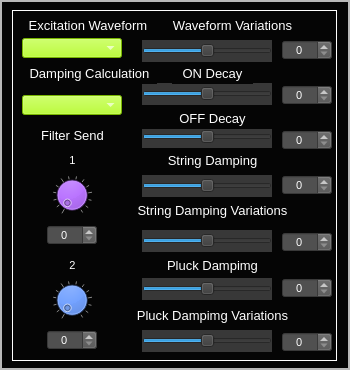
    <widget class="QFrame" name="frame_AnalogSynthSources_KarplusString">
     <property name="geometry">
      <rect>
       <x>240</x>
       <y>580</y>
       <width>350</width>
       <height>370</height>
      </rect>
     </property>
     <property name="styleSheet">
      <string notr="true">background-color: rgb(5, 5, 5);</string>
     </property>
     <property name="frameShape">
      <enum>QFrame::Box</enum>
     </property>
     <property name="frameShadow">
      <enum>QFrame::Raised</enum>
     </property>
     <property name="lineWidth">
      <number>0</number>
     </property>
     <property name="midLineWidth">
      <number>2</number>
     </property>
     <widget class="CustomFrame" name="frame_KarplusStringAll">
      <property name="geometry">
       <rect>
        <x>12</x>
        <y>10</y>
        <width>325</width>
        <height>351</height>
       </rect>
      </property>
      <property name="styleSheet">
       <string notr="true">color: rgb(255, 255, 255);</string>
      </property>
      <property name="frameShape">
       <enum>QFrame::Panel</enum>
      </property>
      <property name="frameShadow">
       <enum>QFrame::Plain</enum>
      </property>
      <property name="lineWidth">
       <number>1</number>
      </property>
      <property name="midLineWidth">
       <number>1</number>
      </property>
      <widget class="QLabel" name="label_155">
       <property name="geometry">
        <rect>
         <x>6</x>
         <y>5</y>
         <width>140</width>
         <height>21</height>
        </rect>
       </property>
       <property name="font">
        <font>
         <pointsize>10</pointsize>
        </font>
       </property>
       <property name="styleSheet">
        <string notr="true">color: rgb(255, 255, 255);</string>
       </property>
       <property name="text">
        <string>Excitation Waveform</string>
       </property>
       <property name="alignment">
        <set>Qt::AlignCenter</set>
       </property>
      </widget>
      <widget class="QSpinBox" name="spinBox_KarplusSynth_SendFilter2">
       <property name="geometry">
        <rect>
         <x>35</x>
         <y>320</y>
         <width>50</width>
         <height>20</height>
        </rect>
       </property>
       <property name="font">
        <font>
         <pointsize>8</pointsize>
        </font>
       </property>
       <property name="focusPolicy">
        <enum>Qt::NoFocus</enum>
       </property>
       <property name="styleSheet">
        <string notr="true">background-color: rgb(80,80,80);
color: rgb(255, 255, 255);</string>
       </property>
       <property name="alignment">
        <set>Qt::AlignCenter</set>
       </property>
       <property name="readOnly">
        <bool>false</bool>
       </property>
       <property name="accelerated">
        <bool>true</bool>
       </property>
       <property name="maximum">
        <number>100</number>
       </property>
       <property name="value">
        <number>0</number>
       </property>
      </widget>
      <widget class="CustomDial" name="dial_KarplusSynth_SendFilter2">
       <property name="geometry">
        <rect>
         <x>40</x>
         <y>270</y>
         <width>40</width>
         <height>40</height>
        </rect>
       </property>
       <property name="focusPolicy">
        <enum>Qt::NoFocus</enum>
       </property>
       <property name="styleSheet">
        <string notr="true">background-color: rgb(0, 85, 255);</string>
       </property>
       <property name="maximum">
        <number>100</number>
       </property>
       <property name="value">
        <number>0</number>
       </property>
       <property name="wrapping">
        <bool>false</bool>
       </property>
       <property name="notchTarget">
        <double>8.000000000000000</double>
       </property>
       <property name="notchesVisible">
        <bool>true</bool>
       </property>
      </widget>
      <widget class="QSpinBox" name="spinBox_KarplusSynth_SendFilter1">
       <property name="geometry">
        <rect>
         <x>35</x>
         <y>215</y>
         <width>50</width>
         <height>20</height>
        </rect>
       </property>
       <property name="font">
        <font>
         <pointsize>8</pointsize>
        </font>
       </property>
       <property name="focusPolicy">
        <enum>Qt::NoFocus</enum>
       </property>
       <property name="styleSheet">
        <string notr="true">background-color: rgb(80,80,80);
color: rgb(255, 255, 255);</string>
       </property>
       <property name="alignment">
        <set>Qt::AlignCenter</set>
       </property>
       <property name="readOnly">
        <bool>false</bool>
       </property>
       <property name="accelerated">
        <bool>true</bool>
       </property>
       <property name="maximum">
        <number>100</number>
       </property>
       <property name="value">
        <number>0</number>
       </property>
      </widget>
      <widget class="QLabel" name="label_162">
       <property name="geometry">
        <rect>
         <x>15</x>
         <y>115</y>
         <width>91</width>
         <height>21</height>
        </rect>
       </property>
       <property name="font">
        <font>
         <pointsize>10</pointsize>
        </font>
       </property>
       <property name="text">
        <string>Filter Send</string>
       </property>
       <property name="alignment">
        <set>Qt::AlignCenter</set>
       </property>
      </widget>
      <widget class="CustomDial" name="dial_KarplusSynth_SendFilter1">
       <property name="geometry">
        <rect>
         <x>40</x>
         <y>165</y>
         <width>40</width>
         <height>40</height>
        </rect>
       </property>
       <property name="focusPolicy">
        <enum>Qt::NoFocus</enum>
       </property>
       <property name="styleSheet">
        <string notr="true">background-color: rgb(170, 85, 255);</string>
       </property>
       <property name="maximum">
        <number>100</number>
       </property>
       <property name="value">
        <number>0</number>
       </property>
       <property name="wrapping">
        <bool>false</bool>
       </property>
       <property name="notchTarget">
        <double>8.000000000000000</double>
       </property>
       <property name="notchesVisible">
        <bool>true</bool>
       </property>
      </widget>
      <widget class="QLabel" name="label_167">
       <property name="geometry">
        <rect>
         <x>50</x>
         <y>135</y>
         <width>21</width>
         <height>31</height>
        </rect>
       </property>
       <property name="font">
        <font>
         <pointsize>8</pointsize>
        </font>
       </property>
       <property name="styleSheet">
        <string notr="true">color: rgb(255, 255, 255);</string>
       </property>
       <property name="text">
        <string>1</string>
       </property>
       <property name="alignment">
        <set>Qt::AlignCenter</set>
       </property>
      </widget>
      <widget class="QLabel" name="label_168">
       <property name="geometry">
        <rect>
         <x>50</x>
         <y>240</y>
         <width>21</width>
         <height>31</height>
        </rect>
       </property>
       <property name="font">
        <font>
         <pointsize>8</pointsize>
        </font>
       </property>
       <property name="styleSheet">
        <string notr="true">color: rgb(255, 255, 255);</string>
       </property>
       <property name="text">
        <string>2</string>
       </property>
       <property name="alignment">
        <set>Qt::AlignCenter</set>
       </property>
      </widget>
      <widget class="CustomHorizontalSlider" name="horizontalSlider_KarplusSynth_WaveformVariations">
       <property name="geometry">
        <rect>
         <x>130</x>
         <y>30</y>
         <width>130</width>
         <height>22</height>
        </rect>
       </property>
       <property name="focusPolicy">
        <enum>Qt::NoFocus</enum>
       </property>
       <property name="styleSheet">
        <string notr="true">background-color: rgb(56, 56, 56);</string>
       </property>
       <property name="minimum">
        <number>5</number>
       </property>
       <property name="maximum">
        <number>95</number>
       </property>
       <property name="value">
        <number>50</number>
       </property>
       <property name="orientation">
        <enum>Qt::Horizontal</enum>
       </property>
       <property name="tickPosition">
        <enum>QSlider::NoTicks</enum>
       </property>
       <property name="tickInterval">
        <number>10</number>
       </property>
      </widget>
      <widget class="CustomHorizontalSlider" name="horizontalSlider_KarplusSynth_PluckDampingVariations">
       <property name="geometry">
        <rect>
         <x>130</x>
         <y>320</y>
         <width>130</width>
         <height>22</height>
        </rect>
       </property>
       <property name="focusPolicy">
        <enum>Qt::NoFocus</enum>
       </property>
       <property name="styleSheet">
        <string notr="true">background-color: rgb(56, 56, 56);</string>
       </property>
       <property name="minimum">
        <number>5</number>
       </property>
       <property name="maximum">
        <number>95</number>
       </property>
       <property name="value">
        <number>50</number>
       </property>
       <property name="orientation">
        <enum>Qt::Horizontal</enum>
       </property>
       <property name="tickPosition">
        <enum>QSlider::NoTicks</enum>
       </property>
       <property name="tickInterval">
        <number>10</number>
       </property>
      </widget>
      <widget class="CustomHorizontalSlider" name="horizontalSlider_KarplusSynth_PluckDamping">
       <property name="geometry">
        <rect>
         <x>130</x>
         <y>268</y>
         <width>130</width>
         <height>22</height>
        </rect>
       </property>
       <property name="focusPolicy">
        <enum>Qt::NoFocus</enum>
       </property>
       <property name="styleSheet">
        <string notr="true">background-color: rgb(56, 56, 56);</string>
       </property>
       <property name="minimum">
        <number>5</number>
       </property>
       <property name="maximum">
        <number>95</number>
       </property>
       <property name="value">
        <number>50</number>
       </property>
       <property name="orientation">
        <enum>Qt::Horizontal</enum>
       </property>
       <property name="tickPosition">
        <enum>QSlider::NoTicks</enum>
       </property>
       <property name="tickInterval">
        <number>10</number>
       </property>
      </widget>
      <widget class="CustomHorizontalSlider" name="horizontalSlider_KarplusSynth_StringDampingVariations">
       <property name="geometry">
        <rect>
         <x>130</x>
         <y>220</y>
         <width>130</width>
         <height>22</height>
        </rect>
       </property>
       <property name="focusPolicy">
        <enum>Qt::NoFocus</enum>
       </property>
       <property name="styleSheet">
        <string notr="true">background-color: rgb(56, 56, 56);</string>
       </property>
       <property name="minimum">
        <number>5</number>
       </property>
       <property name="maximum">
        <number>95</number>
       </property>
       <property name="value">
        <number>50</number>
       </property>
       <property name="orientation">
        <enum>Qt::Horizontal</enum>
       </property>
       <property name="tickPosition">
        <enum>QSlider::NoTicks</enum>
       </property>
       <property name="tickInterval">
        <number>10</number>
       </property>
      </widget>
      <widget class="CustomHorizontalSlider" name="horizontalSlider_KarplusSynth_StringDamping">
       <property name="geometry">
        <rect>
         <x>130</x>
         <y>165</y>
         <width>130</width>
         <height>22</height>
        </rect>
       </property>
       <property name="focusPolicy">
        <enum>Qt::NoFocus</enum>
       </property>
       <property name="styleSheet">
        <string notr="true">background-color: rgb(56, 56, 56);</string>
       </property>
       <property name="minimum">
        <number>5</number>
       </property>
       <property name="maximum">
        <number>95</number>
       </property>
       <property name="value">
        <number>50</number>
       </property>
       <property name="orientation">
        <enum>Qt::Horizontal</enum>
       </property>
       <property name="tickPosition">
        <enum>QSlider::NoTicks</enum>
       </property>
       <property name="tickInterval">
        <number>10</number>
       </property>
      </widget>
      <widget class="CustomHorizontalSlider" name="horizontalSlider_KarplusSynth_OffDecay">
       <property name="geometry">
        <rect>
         <x>130</x>
         <y>116</y>
         <width>130</width>
         <height>22</height>
        </rect>
       </property>
       <property name="focusPolicy">
        <enum>Qt::NoFocus</enum>
       </property>
       <property name="styleSheet">
        <string notr="true">background-color: rgb(56, 56, 56);</string>
       </property>
       <property name="minimum">
        <number>5</number>
       </property>
       <property name="maximum">
        <number>95</number>
       </property>
       <property name="value">
        <number>50</number>
       </property>
       <property name="orientation">
        <enum>Qt::Horizontal</enum>
       </property>
       <property name="tickPosition">
        <enum>QSlider::NoTicks</enum>
       </property>
       <property name="tickInterval">
        <number>10</number>
       </property>
      </widget>
      <widget class="CustomHorizontalSlider" name="horizontalSlider_KarplusSynth_OnDecay">
       <property name="geometry">
        <rect>
         <x>130</x>
         <y>73</y>
         <width>130</width>
         <height>22</height>
        </rect>
       </property>
       <property name="focusPolicy">
        <enum>Qt::NoFocus</enum>
       </property>
       <property name="styleSheet">
        <string notr="true">background-color: rgb(56, 56, 56);</string>
       </property>
       <property name="minimum">
        <number>5</number>
       </property>
       <property name="maximum">
        <number>95</number>
       </property>
       <property name="value">
        <number>50</number>
       </property>
       <property name="orientation">
        <enum>Qt::Horizontal</enum>
       </property>
       <property name="tickPosition">
        <enum>QSlider::NoTicks</enum>
       </property>
       <property name="tickInterval">
        <number>10</number>
       </property>
      </widget>
      <widget class="CustomComboBox" name="comboBox_KarplusSynth_CalculationMode">
       <property name="geometry">
        <rect>
         <x>10</x>
         <y>85</y>
         <width>100</width>
         <height>20</height>
        </rect>
       </property>
       <property name="font">
        <font>
         <pointsize>8</pointsize>
        </font>
       </property>
       <property name="focusPolicy">
        <enum>Qt::NoFocus</enum>
       </property>
       <property name="styleSheet">
        <string notr="true">selection-background-color: rgb(255, 0, 0);
border-color: rgb(0, 0, 0);
background-color: rgb(170, 255, 0);
</string>
       </property>
       <property name="currentText">
        <string/>
       </property>
       <property name="currentIndex">
        <number>-1</number>
       </property>
       <property name="maxVisibleItems">
        <number>4</number>
       </property>
      </widget>
      <widget class="CustomComboBox" name="comboBox_KarplusSynth_ExcitationWaveform">
       <property name="geometry">
        <rect>
         <x>10</x>
         <y>28</y>
         <width>100</width>
         <height>20</height>
        </rect>
       </property>
       <property name="font">
        <font>
         <pointsize>8</pointsize>
        </font>
       </property>
       <property name="focusPolicy">
        <enum>Qt::NoFocus</enum>
       </property>
       <property name="styleSheet">
        <string notr="true">selection-background-color: rgb(255, 0, 0);
border-color: rgb(0, 0, 0);
background-color: rgb(170, 255, 0);
</string>
       </property>
       <property name="currentText">
        <string/>
       </property>
       <property name="currentIndex">
        <number>-1</number>
       </property>
       <property name="maxVisibleItems">
        <number>4</number>
       </property>
      </widget>
      <widget class="QLabel" name="label_174">
       <property name="geometry">
        <rect>
         <x>10</x>
         <y>53</y>
         <width>135</width>
         <height>21</height>
        </rect>
       </property>
       <property name="font">
        <font>
         <pointsize>10</pointsize>
        </font>
       </property>
       <property name="styleSheet">
        <string notr="true">color: rgb(255, 255, 255);</string>
       </property>
       <property name="text">
        <string>Damping Calculation</string>
       </property>
       <property name="alignment">
        <set>Qt::AlignCenter</set>
       </property>
      </widget>
      <widget class="QLabel" name="label_175">
       <property name="geometry">
        <rect>
         <x>150</x>
         <y>5</y>
         <width>141</width>
         <height>21</height>
        </rect>
       </property>
       <property name="font">
        <font>
         <pointsize>10</pointsize>
        </font>
       </property>
       <property name="styleSheet">
        <string notr="true">color: rgb(255, 255, 255);</string>
       </property>
       <property name="text">
        <string>Waveform Variations</string>
       </property>
       <property name="alignment">
        <set>Qt::AlignCenter</set>
       </property>
      </widget>
      <widget class="QLabel" name="label_176">
       <property name="geometry">
        <rect>
         <x>160</x>
         <y>53</y>
         <width>81</width>
         <height>21</height>
        </rect>
       </property>
       <property name="font">
        <font>
         <pointsize>10</pointsize>
        </font>
       </property>
       <property name="styleSheet">
        <string notr="true">color: rgb(255, 255, 255);</string>
       </property>
       <property name="text">
        <string>ON Decay</string>
       </property>
       <property name="alignment">
        <set>Qt::AlignCenter</set>
       </property>
      </widget>
      <widget class="QSpinBox" name="spinBox_KarplusSynth_WaveformVariations">
       <property name="geometry">
        <rect>
         <x>270</x>
         <y>30</y>
         <width>50</width>
         <height>20</height>
        </rect>
       </property>
       <property name="font">
        <font>
         <pointsize>8</pointsize>
        </font>
       </property>
       <property name="focusPolicy">
        <enum>Qt::NoFocus</enum>
       </property>
       <property name="styleSheet">
        <string notr="true">background-color: rgb(80,80,80);
color: rgb(255, 255, 255);</string>
       </property>
       <property name="alignment">
        <set>Qt::AlignCenter</set>
       </property>
       <property name="readOnly">
        <bool>false</bool>
       </property>
       <property name="accelerated">
        <bool>true</bool>
       </property>
       <property name="maximum">
        <number>100</number>
       </property>
       <property name="value">
        <number>0</number>
       </property>
      </widget>
      <widget class="QLabel" name="label_177">
       <property name="geometry">
        <rect>
         <x>110</x>
         <y>295</y>
         <width>181</width>
         <height>21</height>
        </rect>
       </property>
       <property name="font">
        <font>
         <pointsize>10</pointsize>
        </font>
       </property>
       <property name="styleSheet">
        <string notr="true">color: rgb(255, 255, 255);</string>
       </property>
       <property name="text">
        <string>Pluck Dampimg Variations</string>
       </property>
       <property name="alignment">
        <set>Qt::AlignCenter</set>
       </property>
      </widget>
      <widget class="QLabel" name="label_178">
       <property name="geometry">
        <rect>
         <x>130</x>
         <y>98</y>
         <width>141</width>
         <height>21</height>
        </rect>
       </property>
       <property name="font">
        <font>
         <pointsize>10</pointsize>
        </font>
       </property>
       <property name="styleSheet">
        <string notr="true">color: rgb(255, 255, 255);</string>
       </property>
       <property name="text">
        <string>OFF Decay</string>
       </property>
       <property name="alignment">
        <set>Qt::AlignCenter</set>
       </property>
      </widget>
      <widget class="QLabel" name="label_179">
       <property name="geometry">
        <rect>
         <x>130</x>
         <y>140</y>
         <width>141</width>
         <height>21</height>
        </rect>
       </property>
       <property name="font">
        <font>
         <pointsize>10</pointsize>
        </font>
       </property>
       <property name="styleSheet">
        <string notr="true">color: rgb(255, 255, 255);</string>
       </property>
       <property name="text">
        <string>String Damping</string>
       </property>
       <property name="alignment">
        <set>Qt::AlignCenter</set>
       </property>
      </widget>
      <widget class="QLabel" name="label_180">
       <property name="geometry">
        <rect>
         <x>110</x>
         <y>190</y>
         <width>181</width>
         <height>21</height>
        </rect>
       </property>
       <property name="font">
        <font>
         <pointsize>10</pointsize>
        </font>
       </property>
       <property name="styleSheet">
        <string notr="true">color: rgb(255, 255, 255);</string>
       </property>
       <property name="text">
        <string>String Damping Variations</string>
       </property>
       <property name="alignment">
        <set>Qt::AlignCenter</set>
       </property>
      </widget>
      <widget class="QLabel" name="label_181">
       <property name="geometry">
        <rect>
         <x>110</x>
         <y>245</y>
         <width>181</width>
         <height>21</height>
        </rect>
       </property>
       <property name="font">
        <font>
         <pointsize>10</pointsize>
        </font>
       </property>
       <property name="styleSheet">
        <string notr="true">color: rgb(255, 255, 255);</string>
       </property>
       <property name="text">
        <string>Pluck Dampimg</string>
       </property>
       <property name="alignment">
        <set>Qt::AlignCenter</set>
       </property>
      </widget>
      <widget class="QSpinBox" name="spinBox_KarplusSynth_OnDecay">
       <property name="geometry">
        <rect>
         <x>270</x>
         <y>75</y>
         <width>50</width>
         <height>20</height>
        </rect>
       </property>
       <property name="font">
        <font>
         <pointsize>8</pointsize>
        </font>
       </property>
       <property name="focusPolicy">
        <enum>Qt::NoFocus</enum>
       </property>
       <property name="styleSheet">
        <string notr="true">background-color: rgb(80,80,80);
color: rgb(255, 255, 255);</string>
       </property>
       <property name="alignment">
        <set>Qt::AlignCenter</set>
       </property>
       <property name="readOnly">
        <bool>false</bool>
       </property>
       <property name="accelerated">
        <bool>true</bool>
       </property>
       <property name="maximum">
        <number>100</number>
       </property>
       <property name="value">
        <number>0</number>
       </property>
      </widget>
      <widget class="QSpinBox" name="spinBox_KarplusSynth_OffDecay">
       <property name="geometry">
        <rect>
         <x>270</x>
         <y>120</y>
         <width>50</width>
         <height>20</height>
        </rect>
       </property>
       <property name="font">
        <font>
         <pointsize>8</pointsize>
        </font>
       </property>
       <property name="focusPolicy">
        <enum>Qt::NoFocus</enum>
       </property>
       <property name="styleSheet">
        <string notr="true">background-color: rgb(80,80,80);
color: rgb(255, 255, 255);</string>
       </property>
       <property name="alignment">
        <set>Qt::AlignCenter</set>
       </property>
       <property name="readOnly">
        <bool>false</bool>
       </property>
       <property name="accelerated">
        <bool>true</bool>
       </property>
       <property name="maximum">
        <number>100</number>
       </property>
       <property name="value">
        <number>0</number>
       </property>
      </widget>
      <widget class="QSpinBox" name="spinBox_KarplusSynth_StringDamping">
       <property name="geometry">
        <rect>
         <x>270</x>
         <y>165</y>
         <width>50</width>
         <height>20</height>
        </rect>
       </property>
       <property name="font">
        <font>
         <pointsize>8</pointsize>
        </font>
       </property>
       <property name="focusPolicy">
        <enum>Qt::NoFocus</enum>
       </property>
       <property name="styleSheet">
        <string notr="true">background-color: rgb(80,80,80);
color: rgb(255, 255, 255);</string>
       </property>
       <property name="alignment">
        <set>Qt::AlignCenter</set>
       </property>
       <property name="readOnly">
        <bool>false</bool>
       </property>
       <property name="accelerated">
        <bool>true</bool>
       </property>
       <property name="maximum">
        <number>100</number>
       </property>
       <property name="value">
        <number>0</number>
       </property>
      </widget>
      <widget class="QSpinBox" name="spinBox_KarplusSynth_StringDampingVariations">
       <property name="geometry">
        <rect>
         <x>270</x>
         <y>222</y>
         <width>50</width>
         <height>20</height>
        </rect>
       </property>
       <property name="font">
        <font>
         <pointsize>8</pointsize>
        </font>
       </property>
       <property name="focusPolicy">
        <enum>Qt::NoFocus</enum>
       </property>
       <property name="styleSheet">
        <string notr="true">background-color: rgb(80,80,80);
color: rgb(255, 255, 255);</string>
       </property>
       <property name="alignment">
        <set>Qt::AlignCenter</set>
       </property>
       <property name="readOnly">
        <bool>false</bool>
       </property>
       <property name="accelerated">
        <bool>true</bool>
       </property>
       <property name="maximum">
        <number>100</number>
       </property>
       <property name="value">
        <number>0</number>
       </property>
      </widget>
      <widget class="QSpinBox" name="spinBox_KarplusSynth_PluckDamping">
       <property name="geometry">
        <rect>
         <x>270</x>
         <y>268</y>
         <width>50</width>
         <height>20</height>
        </rect>
       </property>
       <property name="font">
        <font>
         <pointsize>8</pointsize>
        </font>
       </property>
       <property name="focusPolicy">
        <enum>Qt::NoFocus</enum>
       </property>
       <property name="styleSheet">
        <string notr="true">background-color: rgb(80,80,80);
color: rgb(255, 255, 255);</string>
       </property>
       <property name="alignment">
        <set>Qt::AlignCenter</set>
       </property>
       <property name="readOnly">
        <bool>false</bool>
       </property>
       <property name="accelerated">
        <bool>true</bool>
       </property>
       <property name="maximum">
        <number>100</number>
       </property>
       <property name="value">
        <number>0</number>
       </property>
      </widget>
      <widget class="QSpinBox" name="spinBox_KarplusSynth_PluckDampingVariations">
       <property name="geometry">
        <rect>
         <x>270</x>
         <y>322</y>
         <width>50</width>
         <height>20</height>
        </rect>
       </property>
       <property name="font">
        <font>
         <pointsize>8</pointsize>
        </font>
       </property>
       <property name="focusPolicy">
        <enum>Qt::NoFocus</enum>
       </property>
       <property name="styleSheet">
        <string notr="true">background-color: rgb(80,80,80);
color: rgb(255, 255, 255);</string>
       </property>
       <property name="alignment">
        <set>Qt::AlignCenter</set>
       </property>
       <property name="readOnly">
        <bool>false</bool>
       </property>
       <property name="accelerated">
        <bool>true</bool>
       </property>
       <property name="maximum">
        <number>100</number>
       </property>
       <property name="value">
        <number>0</number>
       </property>
      </widget>
     </widget>
    </widget>
